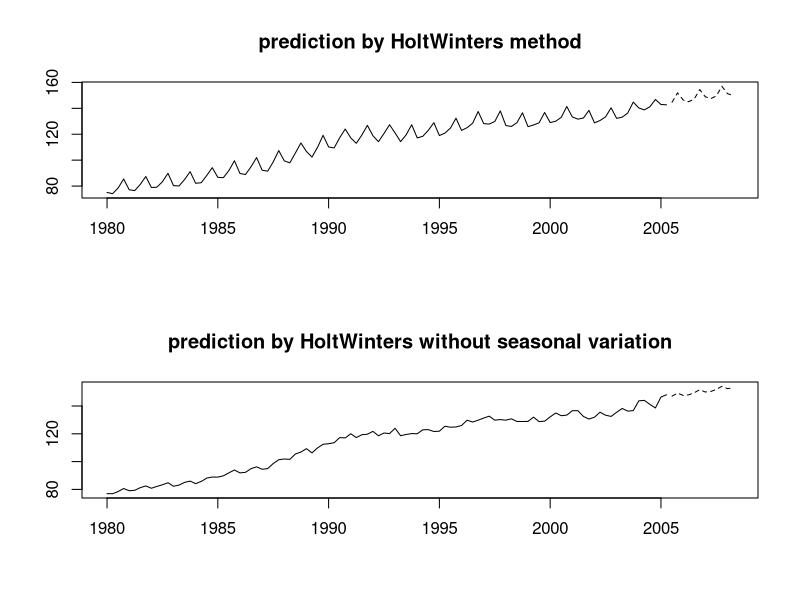

Recreate this plot in R.
SNA <- read.csv("../data/GDPO1980TABLE.csv", skip=2, header=TRUE)
GDP <- ts(SNA$GDP, start=c(1980,1), frequency=4)


(GDP.HW1 <- HoltWinters(GDP,seasonal="mult"))
(GDP.HW1$fitted)
FITTED1 <- GDP.HW1$fitted[,1]
(YOSOKU1 <- predict(GDP.HW1,n.ahead=12))

bunkai1<-decompose(GDP,type="multiplicative")
GDPTCI <- GDP/bunkai1$seasonal
(GDP.HW2 <- HoltWinters(GDPTCI,gamma=0))
(GDP.HW2$fitted)
(YOSOKU2 <- predict(GDP.HW2,n.ahead=12))

oldpar <-par(no.readonly=TRUE)
par(mfrow=c(2,1))
ttl<-"prediction by HoltWinters method"
ts.plot(GDP,YOSOKU1,type="l",lty=c(1:2),main=ttl,xlab="")
ttl = "prediction by HoltWinters without seasonal variation"
ts.plot(GDPTCI,YOSOKU2,type="l",lty=c(1:2),main=ttl,xlab="")
par(mfrow=c(1,1));par(oldpar)
